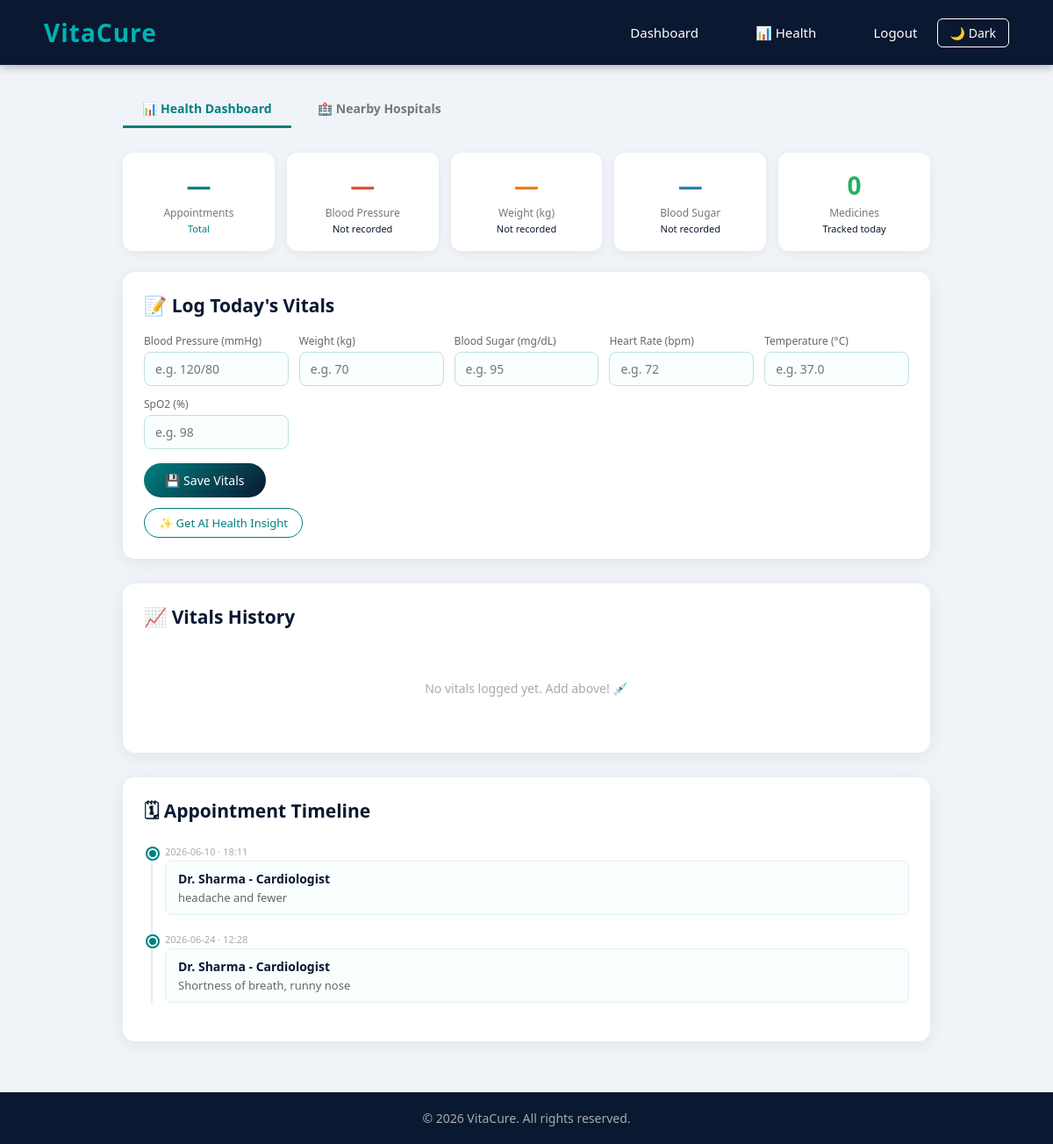
Screenshot of /health_dashboard (signed in) with the database file from the repository.
### tables this page shows
CREATE TABLE appointments (
        id INTEGER PRIMARY KEY AUTOINCREMENT,
        patient_id INTEGER NOT NULL,
        doctor TEXT NOT NULL,
        date TEXT NOT NULL,
        time TEXT NOT NULL,
        symptoms TEXT NOT NULL
    );

### app.py (the view)
@app.route('/health_dashboard')
def health_dashboard():
    if 'user_id' not in session:
        return redirect(url_for('login'))
    conn = sqlite3.connect(DB)
    c = conn.cursor()
    c.execute('SELECT * FROM appointments WHERE patient_id = ?', (session['user_id'],))
    appointments = c.fetchall()
    conn.close()
    return render_template('health_dashboard.html', appointments=appointments, name=session['user_name'])

### templates/health_dashboard.html (shortened to what this page needs)
<!DOCTYPE html>
<html lang="en">
<head>
    <link rel="stylesheet" href="{{ url_for('static', filename='css/style.css') }}">
</head>
<body>
<nav>
    <h1>VitaCure</h1>
    <div>
        <a href="/patient">Dashboard</a>
        <a href="/health_dashboard">📊 Health</a>
        <a href="/logout">Logout</a>
        <button class="dark-toggle" onclick="toggleDark()">🌙 Dark</button>
    </div>
</nav>
<div class="page-wrap">
    <div class="tabs">
        <button class="tab-btn active" onclick="showTab('dashboard')">📊 Health Dashboard</button>
        <button class="tab-btn" onclick="showTab('hospitals')">🏥 Nearby Hospitals</button>
    </div>
    <div id="tab-dashboard">
        <div class="health-grid">
            <div class="health-stat">
                <div class="val color-teal" id="statAppts">—</div>
                <div class="lbl">Appointments</div>
                <div class="sub color-teal">Total</div>
            </div>
            <div class="health-stat">
                <div class="val color-red" id="statBP">—</div>
                <div class="lbl">Blood Pressure</div>
                <div class="sub" id="bpStatus">Not recorded</div>
            </div>
            <div class="health-stat">
                <div class="val color-orange" id="statWeight">—</div>
                <div class="lbl">Weight (kg)</div>
                <div class="sub" id="wtStatus">Not recorded</div>
            </div>
            <div class="health-stat">
                <div class="val color-blue" id="statSugar">—</div>
                <div class="lbl">Blood Sugar</div>
                <div class="sub" id="sugarStatus">Not recorded</div>
            </div>
            <div class="health-stat">
                <div class="val color-green" id="statMeds">—</div>
                <div class="lbl">Medicines</div>
                <div class="sub">Tracked today</div>
            </div>
        </div>
        <div class="card">
            <div class="section-title">📝 Log Today's Vitals</div>
            <div class="vitals-form">
                <div><label>Blood Pressure (mmHg)</label><input type="text" id="v-bp" placeholder="e.g. 120/80"></div>
                <div><label>Weight (kg)</label><input type="number" id="v-weight" placeholder="e.g. 70"></div>
                <div><label>Blood Sugar (mg/dL)</label><input type="number" id="v-sugar" placeholder="e.g. 95"></div>
                <div><label>Heart Rate (bpm)</label><input type="number" id="v-heart" placeholder="e.g. 72"></div>
                <div><label>Temperature (°C)</label><input type="number" id="v-temp" placeholder="e.g. 37.0" step="0.1"></div>
                <div><label>SpO2 (%)</label><input type="number" id="v-spo2" placeholder="e.g. 98"></div>
            </div>
            <button class="save-btn" onclick="saveVitals()">💾 Save Vitals</button>
            <br>
            <button class="insight-btn" onclick="getAIInsight()">✨ Get AI Health Insight</button>
        </div>
        <div class="card">
            <div class="section-title">📈 Vitals History</div>
            <div id="vitalsHistory"><div class="empty-msg">No vitals logged yet. Add above! 💉</div></div>
        </div>
        <div class="card">
            <div class="section-title">🗓 Appointment Timeline</div>
            <div class="timeline">
                {% if appointments %}
                    {% for appt in appointments %}
                    <div class="tl-item">
                        <div class="tl-dot"></div>
                        <div class="tl-date">{{ appt[3] }} · {{ appt[4] }}</div>
                        <div class="tl-content">
                            <div class="tl-title">{{ appt[2] }}</div>
                            <div class="tl-sub">{{ appt[5] }}</div>
                        </div>
                    </div>
                    {% endfor %}
                {% else %}
                    <div class="empty-msg">No appointments yet.</div>
                {% endif %}
            </div>
        </div>
    </div>
</div>
<footer><p>© 2026 VitaCure. All rights reserved.</p></footer>
</body>
</html>

### static/css/style.css (style rules this page uses)
* { margin: 0; padding: 0; box-sizing: border-box; font-family: 'Segoe UI', sans-serif; }
:root { --navy: #0a1931; --teal: #008080; --teal-light: #00b3b3; --white: #ffffff; --gray: #f0f4f8; }
body { background-color: var(--gray); color: var(--navy); min-height: 100vh; }
nav { background-color: var(--navy); padding: 18px 50px; display: flex; justify-content: space-between; align-items: center; box-shadow: 0 2px 10px rgba(0,0,0,0.3); position: sticky; top: 0; z-index: 100; }
nav h1 { color: var(--teal-light); font-size: 28px; font-weight: 700; letter-spacing: 1px; }
nav a { color: var(--white); text-decoration: none; margin-left: 25px; font-size: 15px; padding: 8px 18px; border-radius: 6px; transition: background 0.2s; }
footer { background-color: var(--navy); color: #aaa; text-align: center; padding: 20px; font-size: 14px; }
.dark-toggle { background: none; border: 1px solid white; color: white; padding: 6px 14px; border-radius: 6px; cursor: pointer; font-size: 14px; }

### templates/health_dashboard.html (style rules this page uses)
.page-wrap { max-width: 960px; margin: 0 auto; padding: 30px 20px; }
.section-title { font-size: 21px; font-weight: 700; color: #0a1931; margin-bottom: 18px; display: flex; align-items: center; gap: 8px; }
.card { background: white; border-radius: 14px; box-shadow: 0 4px 20px rgba(0,0,0,0.07); padding: 24px; margin-bottom: 28px; }
.tabs { display: flex; gap: 8px; margin-bottom: 28px; border-bottom: 2px solid #e8f5f5; padding-bottom: 0; }
.tab-btn { padding: 10px 22px; font-size: 14px; font-weight: 600; border: none; background: none; cursor: pointer; color: #777; border-bottom: 3px solid transparent; margin-bottom: -2px; transition: all 0.15s; }
.tab-btn.active { color: #008080; border-bottom-color: #008080; }
.health-grid { display: grid; grid-template-columns: repeat(auto-fit, minmax(140px, 1fr)); gap: 14px; margin-bottom: 24px; }
.health-stat { background: white; border-radius: 12px; padding: 18px; text-align: center; box-shadow: 0 3px 12px rgba(0,0,0,0.06); }
.health-stat .val { font-size: 28px; font-weight: 800; }
.health-stat .lbl { font-size: 12px; color: #777; margin-top: 4px; }
.health-stat .sub { font-size: 11px; margin-top: 2px; }
.color-teal { color: #008080; }
.color-red { color: #e74c3c; }
.color-orange { color: #e67e22; }
.color-blue { color: #2980b9; }
.color-green { color: #27ae60; }
.timeline { position: relative; padding-left: 24px; }
.timeline::before { content: ''; position: absolute; left: 8px; top: 0; bottom: 0; width: 2px; background: #e0f0f0; }
.tl-item { position: relative; margin-bottom: 20px; }
.tl-dot { position: absolute; left: -20px; top: 4px; width: 12px; height: 12px; border-radius: 50%; background: #008080; border: 2px solid white; box-shadow: 0 0 0 2px #008080; }
.tl-date { font-size: 11px; color: #aaa; margin-bottom: 3px; }
.tl-content { background: #f8fffe; border: 1px solid #e0f0f0; border-radius: 8px; padding: 10px 14px; }
.tl-title { font-size: 14px; font-weight: 600; color: #0a1931; }
.tl-sub { font-size: 13px; color: #666; margin-top: 3px; }
.vitals-form { display: grid; grid-template-columns: repeat(auto-fit, minmax(160px, 1fr)); gap: 12px; margin-bottom: 16px; }
.vitals-form input { width: 100%; padding: 9px 12px; border: 1px solid #c0e0e0; border-radius: 8px; font-size: 14px; background: #f8fffe; color: #333; box-sizing: border-box; }
.vitals-form label { font-size: 12px; color: #666; display: block; margin-bottom: 4px; }
.save-btn { background: linear-gradient(135deg, #008080, #0a1931); color: white; border: none; padding: 10px 24px; border-radius: 20px; font-size: 14px; cursor: pointer; }
.insight-btn { background: none; border: 1px solid #008080; color: #008080; padding: 7px 16px; border-radius: 20px; font-size: 13px; cursor: pointer; margin-top: 12px; }

### rows the page displays
appointments: date "2026-06-10", time "18:11", doctor "Dr. Sharma - Cardiologist", symptoms "headache and fewer"
appointments: date "2026-06-24", time "12:28", doctor "Dr. Sharma - Cardiologist", symptoms "Shortness of breath, runny nose"
